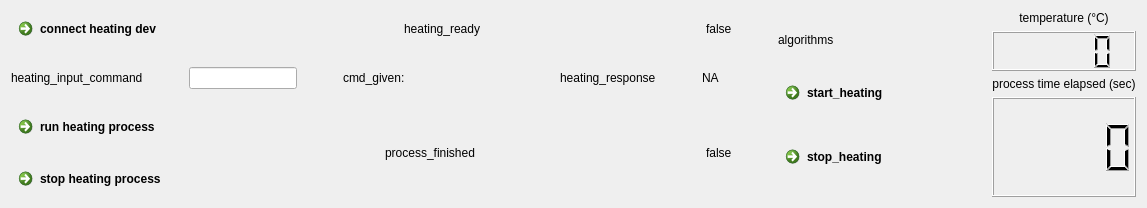
      <widget class="QWidget" name="Heating">
       <attribute name="title">
        <string>Heating</string>
       </attribute>
       <layout class="QHBoxLayout" name="horizontalLayout_61">
        <item>
         <layout class="QHBoxLayout" name="horizontalLayout_33">
          <item>
           <layout class="QVBoxLayout" name="verticalLayout_18">
            <item>
             <layout class="QHBoxLayout" name="horizontalLayout_34">
              <item>
               <layout class="QVBoxLayout" name="verticalLayout_25">
                <item>
                 <layout class="QHBoxLayout" name="horizontalLayout_35">
                  <item>
                   <widget class="QCommandLinkButton" name="connect_heating_dev">
                    <property name="sizePolicy">
                     <sizepolicy hsizetype="Fixed" vsizetype="Fixed">
                      <horstretch>0</horstretch>
                      <verstretch>0</verstretch>
                     </sizepolicy>
                    </property>
                    <property name="minimumSize">
                     <size>
                      <width>100</width>
                      <height>10</height>
                     </size>
                    </property>
                    <property name="text">
                     <string>connect heating dev</string>
                    </property>
                   </widget>
                  </item>
                 </layout>
                </item>
               </layout>
              </item>
              <item>
               <spacer name="horizontalSpacer_33">
                <property name="orientation">
                 <enum>Qt::Horizontal</enum>
                </property>
                <property name="sizeHint" stdset="0">
                 <size>
                  <width>40</width>
                  <height>20</height>
                 </size>
                </property>
               </spacer>
              </item>
              <item>
               <widget class="QLabel" name="heating_ready_label">
                <property name="text">
                 <string>heating_ready</string>
                </property>
               </widget>
              </item>
              <item>
               <spacer name="horizontalSpacer_34">
                <property name="orientation">
                 <enum>Qt::Horizontal</enum>
                </property>
                <property name="sizeHint" stdset="0">
                 <size>
                  <width>40</width>
                  <height>20</height>
                 </size>
                </property>
               </spacer>
              </item>
              <item>
               <widget class="QLabel" name="heating_ready_bool">
                <property name="sizePolicy">
                 <sizepolicy hsizetype="Fixed" vsizetype="Fixed">
                  <horstretch>0</horstretch>
                  <verstretch>0</verstretch>
                 </sizepolicy>
                </property>
                <property name="autoFillBackground">
                 <bool>true</bool>
                </property>
                <property name="text">
                 <string>false</string>
                </property>
               </widget>
              </item>
             </layout>
            </item>
            <item>
             <layout class="QHBoxLayout" name="horizontalLayout_42">
              <item>
               <widget class="QLabel" name="label_52">
                <property name="text">
                 <string>heating_input_command</string>
                </property>
               </widget>
              </item>
              <item>
               <spacer name="horizontalSpacer_59">
                <property name="orientation">
                 <enum>Qt::Horizontal</enum>
                </property>
                <property name="sizeHint" stdset="0">
                 <size>
                  <width>40</width>
                  <height>20</height>
                 </size>
                </property>
               </spacer>
              </item>
              <item>
               <widget class="QLineEdit" name="heat_input_cmd">
                <property name="contextMenuPolicy">
                 <enum>Qt::NoContextMenu</enum>
                </property>
                <property name="clearButtonEnabled">
                 <bool>true</bool>
                </property>
               </widget>
              </item>
              <item>
               <spacer name="horizontalSpacer_60">
                <property name="orientation">
                 <enum>Qt::Horizontal</enum>
                </property>
                <property name="sizeHint" stdset="0">
                 <size>
                  <width>40</width>
                  <height>20</height>
                 </size>
                </property>
               </spacer>
              </item>
              <item>
               <layout class="QHBoxLayout" name="horizontalLayout_59">
                <item>
                 <layout class="QHBoxLayout" name="horizontalLayout_60">
                  <item>
                   <widget class="QLabel" name="cmd_given_8">
                    <property name="text">
                     <string>cmd_given: </string>
                    </property>
                   </widget>
                  </item>
                  <item>
                   <spacer name="horizontalSpacer_61">
                    <property name="orientation">
                     <enum>Qt::Horizontal</enum>
                    </property>
                    <property name="sizeHint" stdset="0">
                     <size>
                      <width>40</width>
                      <height>20</height>
                     </size>
                    </property>
                   </spacer>
                  </item>
                  <item>
                   <widget class="QLabel" name="heat_cmd_given">
                    <property name="sizePolicy">
                     <sizepolicy hsizetype="Preferred" vsizetype="Fixed">
                      <horstretch>0</horstretch>
                      <verstretch>0</verstretch>
                     </sizepolicy>
                    </property>
                    <property name="minimumSize">
                     <size>
                      <width>100</width>
                      <height>50</height>
                     </size>
                    </property>
                    <property name="autoFillBackground">
                     <bool>true</bool>
                    </property>
                    <property name="text">
                     <string/>
                    </property>
                   </widget>
                  </item>
                 </layout>
                </item>
               </layout>
              </item>
              <item>
               <widget class="QLabel" name="label_53">
                <property name="text">
                 <string>heating_response</string>
                </property>
               </widget>
              </item>
              <item>
               <spacer name="horizontalSpacer_62">
                <property name="orientation">
                 <enum>Qt::Horizontal</enum>
                </property>
                <property name="sizeHint" stdset="0">
                 <size>
                  <width>40</width>
                  <height>20</height>
                 </size>
                </property>
               </spacer>
              </item>
              <item>
               <widget class="QLabel" name="heat_cmd_response">
                <property name="sizePolicy">
                 <sizepolicy hsizetype="Preferred" vsizetype="Fixed">
                  <horstretch>0</horstretch>
                  <verstretch>0</verstretch>
                 </sizepolicy>
                </property>
                <property name="minimumSize">
                 <size>
                  <width>30</width>
                  <height>50</height>
                 </size>
                </property>
                <property name="autoFillBackground">
                 <bool>true</bool>
                </property>
                <property name="text">
                 <string>NA</string>
                </property>
               </widget>
              </item>
             </layout>
            </item>
            <item>
             <layout class="QHBoxLayout" name="horizontalLayout_40">
              <item>
               <layout class="QVBoxLayout" name="verticalLayout_26">
                <item>
                 <widget class="QCommandLinkButton" name="run_heating_process">
                  <property name="text">
                   <string>run heating process</string>
                  </property>
                 </widget>
                </item>
                <item>
                 <spacer name="verticalSpacer_3">
                  <property name="orientation">
                   <enum>Qt::Vertical</enum>
                  </property>
                  <property name="sizeType">
                   <enum>QSizePolicy::Fixed</enum>
                  </property>
                  <property name="sizeHint" stdset="0">
                   <size>
                    <width>10</width>
                    <height>10</height>
                   </size>
                  </property>
                 </spacer>
                </item>
                <item>
                 <widget class="QCommandLinkButton" name="stop_heating_proc">
                  <property name="sizePolicy">
                   <sizepolicy hsizetype="Maximum" vsizetype="Maximum">
                    <horstretch>0</horstretch>
                    <verstretch>0</verstretch>
                   </sizepolicy>
                  </property>
                  <property name="text">
                   <string>stop heating process</string>
                  </property>
                 </widget>
                </item>
               </layout>
              </item>
              <item>
               <spacer name="horizontalSpacer_41">
                <property name="orientation">
                 <enum>Qt::Horizontal</enum>
                </property>
                <property name="sizeType">
                 <enum>QSizePolicy::Fixed</enum>
                </property>
                <property name="sizeHint" stdset="0">
                 <size>
                  <width>200</width>
                  <height>20</height>
                 </size>
                </property>
               </spacer>
              </item>
              <item>
               <layout class="QHBoxLayout" name="horizontalLayout_41">
                <item>
                 <widget class="QLabel" name="label_35">
                  <property name="text">
                   <string>process_finished</string>
                  </property>
                 </widget>
                </item>
                <item>
                 <spacer name="horizontalSpacer_42">
                  <property name="orientation">
                   <enum>Qt::Horizontal</enum>
                  </property>
                  <property name="sizeHint" stdset="0">
                   <size>
                    <width>40</width>
                    <height>20</height>
                   </size>
                  </property>
                 </spacer>
                </item>
                <item>
                 <widget class="QLabel" name="heating_process_status">
                  <property name="sizePolicy">
                   <sizepolicy hsizetype="Fixed" vsizetype="Fixed">
                    <horstretch>0</horstretch>
                    <verstretch>0</verstretch>
                   </sizepolicy>
                  </property>
                  <property name="autoFillBackground">
                   <bool>true</bool>
                  </property>
                  <property name="text">
                   <string>false</string>
                  </property>
                 </widget>
                </item>
               </layout>
              </item>
             </layout>
            </item>
           </layout>
          </item>
          <item>
           <spacer name="horizontalSpacer_80">
            <property name="orientation">
             <enum>Qt::Horizontal</enum>
            </property>
            <property name="sizeHint" stdset="0">
             <size>
              <width>40</width>
              <height>20</height>
             </size>
            </property>
           </spacer>
          </item>
          <item>
           <layout class="QVBoxLayout" name="verticalLayout_53">
            <item>
             <widget class="QLabel" name="label_65">
              <property name="text">
               <string>algorithms</string>
              </property>
             </widget>
            </item>
            <item>
             <widget class="QCommandLinkButton" name="start_heating">
              <property name="text">
               <string>start_heating</string>
              </property>
             </widget>
            </item>
            <item>
             <widget class="QCommandLinkButton" name="stop_heating">
              <property name="text">
               <string>stop_heating</string>
              </property>
             </widget>
            </item>
           </layout>
          </item>
          <item>
           <spacer name="horizontalSpacer_81">
            <property name="orientation">
             <enum>Qt::Horizontal</enum>
            </property>
            <property name="sizeHint" stdset="0">
             <size>
              <width>40</width>
              <height>20</height>
             </size>
            </property>
           </spacer>
          </item>
          <item>
           <layout class="QVBoxLayout" name="verticalLayout_27">
            <property name="sizeConstraint">
             <enum>QLayout::SetFixedSize</enum>
            </property>
            <item>
             <layout class="QVBoxLayout" name="verticalLayout_28">
              <item>
               <widget class="QLabel" name="label">
                <property name="sizePolicy">
                 <sizepolicy hsizetype="Fixed" vsizetype="Fixed">
                  <horstretch>200</horstretch>
                  <verstretch>200</verstretch>
                 </sizepolicy>
                </property>
                <property name="maximumSize">
                 <size>
                  <width>500</width>
                  <height>16777215</height>
                 </size>
                </property>
                <property name="text">
                 <string>temperature (°C)</string>
                </property>
                <property name="alignment">
                 <set>Qt::AlignCenter</set>
                </property>
               </widget>
              </item>
              <item>
               <widget class="QLCDNumber" name="lcd_temperature">
                <property name="autoFillBackground">
                 <bool>true</bool>
                </property>
               </widget>
              </item>
             </layout>
            </item>
            <item>
             <layout class="QVBoxLayout" name="verticalLayout_30">
              <item>
               <widget class="QLabel" name="label_38">
                <property name="sizePolicy">
                 <sizepolicy hsizetype="Fixed" vsizetype="Fixed">
                  <horstretch>0</horstretch>
                  <verstretch>0</verstretch>
                 </sizepolicy>
                </property>
                <property name="maximumSize">
                 <size>
                  <width>500</width>
                  <height>16777215</height>
                 </size>
                </property>
                <property name="text">
                 <string>process time elapsed (sec)</string>
                </property>
                <property name="alignment">
                 <set>Qt::AlignCenter</set>
                </property>
               </widget>
              </item>
              <item>
               <widget class="QLCDNumber" name="lcd_proc_heating_time">
                <property name="sizePolicy">
                 <sizepolicy hsizetype="Fixed" vsizetype="Fixed">
                  <horstretch>0</horstretch>
                  <verstretch>0</verstretch>
                 </sizepolicy>
                </property>
                <property name="minimumSize">
                 <size>
                  <width>100</width>
                  <height>100</height>
                 </size>
                </property>
                <property name="maximumSize">
                 <size>
                  <width>450</width>
                  <height>450</height>
                 </size>
                </property>
                <property name="acceptDrops">
                 <bool>false</bool>
                </property>
                <property name="autoFillBackground">
                 <bool>true</bool>
                </property>
               </widget>
              </item>
             </layout>
            </item>
           </layout>
          </item>
         </layout>
        </item>
       </layout>
      </widget>
